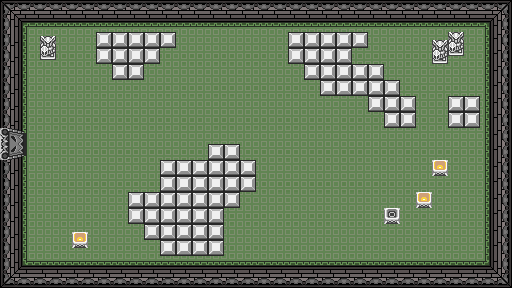

Tiled map render using the project's own tile images. Description and the whole map definition, tile-layer contents included, below:
An orthogonal 16x9 tile map with 32x32 px tiles, 5 tile layers (suelo, pared, obstaculos, puertas_abiertas, ...).

<map version="1.10" tiledversion="1.12.1" orientation="orthogonal" renderorder="right-down" width="16" height="9" tilewidth="32" tileheight="32" infinite="0" nextlayerid="6" nextobjectid="1">
 <tileset firstgid="1" source="tileset.tsx" />
 <layer id="1" name="suelo" width="16" height="9">
  <data encoding="csv">
16,16,16,16,16,16,16,16,16,16,16,16,16,16,16,16,
16,16,16,16,16,16,16,16,16,16,16,16,16,16,16,16,
16,16,16,16,16,16,16,16,16,16,16,16,16,16,16,16,
16,16,16,16,16,16,16,16,16,16,16,16,16,16,16,16,
16,16,16,16,16,16,16,16,16,16,16,16,16,16,16,16,
16,16,16,16,16,16,16,16,16,16,16,16,16,16,16,16,
16,16,16,16,16,16,16,16,16,16,16,16,16,16,16,16,
16,16,16,16,16,16,16,16,16,16,16,16,16,16,16,16,
16,16,16,16,16,16,16,16,16,16,16,16,16,16,16,16
</data>
 </layer>
 <layer id="2" name="pared" width="16" height="9">
  <data encoding="csv">
2,3,3,3,3,3,3,3,3,3,3,3,3,3,3,4,
15,0,0,0,0,0,0,0,0,0,0,0,0,0,0,17,
15,0,0,0,0,0,0,0,0,0,0,0,0,0,0,17,
15,0,0,0,0,0,0,0,0,0,0,0,0,0,0,17,
15,0,0,0,0,0,0,0,0,0,0,0,0,0,0,17,
15,0,0,0,0,0,0,0,0,0,0,0,0,0,0,17,
15,0,0,0,0,0,0,0,0,0,0,0,0,0,0,17,
15,0,0,0,0,0,0,0,0,0,0,0,0,0,0,17,
28,29,29,29,29,29,29,29,29,29,29,29,29,29,29,30
</data>
 </layer>
 <layer id="3" name="obstaculos" width="16" height="9">
  <data encoding="csv">
0,0,0,0,0,0,0,0,0,0,0,0,0,0,0,0,
0,44,0,10,10,7,0,0,0,10,10,7,0,31,32,0,
0,0,0,8,7,0,0,0,0,8,10,10,20,0,0,0,
0,0,0,0,0,0,0,0,0,0,0,8,10,0,10,0,
0,0,0,0,0,0,21,20,0,0,0,0,0,0,0,0,
0,0,0,0,0,10,10,10,0,0,0,0,0,37,0,0,
0,0,0,0,10,10,10,7,0,0,0,0,49,50,0,0,
0,0,51,0,22,10,10,0,0,0,0,0,0,0,0,0,
0,0,0,0,0,0,0,0,0,0,0,0,0,0,0,0
</data>
 </layer>
 <layer id="4" name="puertas_abiertas" width="16" height="9">
  <data encoding="csv">
0,0,0,0,0,0,0,0,0,0,0,0,0,0,0,0,
0,0,0,0,0,0,0,0,0,0,0,0,0,0,0,0,
0,0,0,0,0,0,0,0,0,0,0,0,0,0,0,0,
0,0,0,0,0,0,0,0,0,0,0,0,0,0,0,0,
55,0,0,0,0,0,0,0,0,0,0,0,0,0,0,0,
0,0,0,0,0,0,0,0,0,0,0,0,0,0,0,0,
0,0,0,0,0,0,0,0,0,0,0,0,0,0,0,0,
0,0,0,0,0,0,0,0,0,0,0,0,0,0,0,0,
0,0,0,0,0,0,0,0,0,0,0,0,0,0,0,0
</data>
 </layer>
 <layer id="5" name="puertas_cerradas" width="16" height="9">
  <data encoding="csv">
0,0,0,0,0,0,0,0,0,0,0,0,0,0,0,0,
0,0,0,0,0,0,0,0,0,0,0,0,0,0,0,0,
0,0,0,0,0,0,0,0,0,0,0,0,0,0,0,0,
0,0,0,0,0,0,0,0,0,0,0,0,0,0,0,0,
66,0,0,0,0,0,0,0,0,0,0,0,0,0,0,0,
0,0,0,0,0,0,0,0,0,0,0,0,0,0,0,0,
0,0,0,0,0,0,0,0,0,0,0,0,0,0,0,0,
0,0,0,0,0,0,0,0,0,0,0,0,0,0,0,0,
0,0,0,0,0,0,0,0,0,0,0,0,0,0,0,0
</data>
 </layer>
</map>
